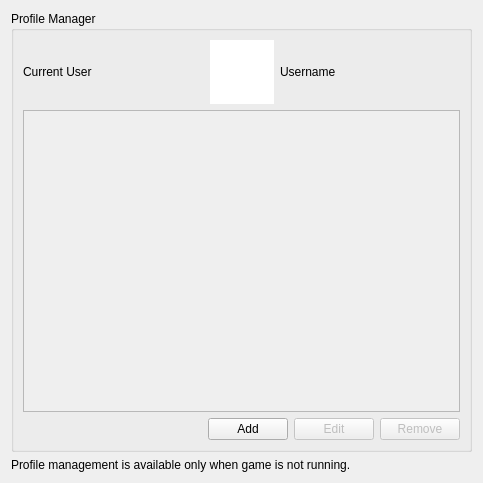
<?xml version="1.0" encoding="UTF-8"?>
<ui version="4.0">
 <class>ConfigureProfileManager</class>
 <widget class="QWidget" name="ConfigureProfileManager">
  <property name="geometry">
   <rect>
    <x>0</x>
    <y>0</y>
    <width>483</width>
    <height>483</height>
   </rect>
  </property>
  <property name="windowTitle">
   <string>Form</string>
  </property>
  <property name="accessibleName">
   <string>Profiles</string>
  </property>
  <layout class="QHBoxLayout" name="horizontalLayout">
   <item>
    <layout class="QVBoxLayout" name="verticalLayout">
     <item>
      <widget class="QGroupBox" name="gridGroupBox">
       <property name="title">
        <string>Profile Manager</string>
       </property>
       <layout class="QGridLayout" name="gridLayout_2">
        <property name="sizeConstraint">
         <enum>QLayout::SizeConstraint::SetNoConstraint</enum>
        </property>
        <item row="0" column="0">
         <layout class="QHBoxLayout" name="horizontalLayout_2">
          <item>
           <widget class="QLabel" name="label">
            <property name="sizePolicy">
             <sizepolicy hsizetype="Preferred" vsizetype="Minimum">
              <horstretch>0</horstretch>
              <verstretch>0</verstretch>
             </sizepolicy>
            </property>
            <property name="text">
             <string>Current User</string>
            </property>
           </widget>
          </item>
          <item>
           <widget class="QGraphicsView" name="current_user_icon">
            <property name="minimumSize">
             <size>
              <width>64</width>
              <height>64</height>
             </size>
            </property>
            <property name="maximumSize">
             <size>
              <width>64</width>
              <height>64</height>
             </size>
            </property>
            <property name="frameShape">
             <enum>QFrame::Shape::NoFrame</enum>
            </property>
            <property name="frameShadow">
             <enum>QFrame::Shadow::Plain</enum>
            </property>
            <property name="verticalScrollBarPolicy">
             <enum>Qt::ScrollBarPolicy::ScrollBarAlwaysOff</enum>
            </property>
            <property name="horizontalScrollBarPolicy">
             <enum>Qt::ScrollBarPolicy::ScrollBarAlwaysOff</enum>
            </property>
            <property name="interactive">
             <bool>false</bool>
            </property>
           </widget>
          </item>
          <item>
           <widget class="QLabel" name="current_user_username">
            <property name="sizePolicy">
             <sizepolicy hsizetype="Preferred" vsizetype="Minimum">
              <horstretch>0</horstretch>
              <verstretch>0</verstretch>
             </sizepolicy>
            </property>
            <property name="text">
             <string>Username</string>
            </property>
           </widget>
          </item>
         </layout>
        </item>
        <item row="1" column="0">
         <widget class="QScrollArea" name="scrollArea">
          <property name="sizePolicy">
           <sizepolicy hsizetype="Expanding" vsizetype="Expanding">
            <horstretch>0</horstretch>
            <verstretch>0</verstretch>
           </sizepolicy>
          </property>
          <property name="frameShape">
           <enum>QFrame::Shape::StyledPanel</enum>
          </property>
          <property name="widgetResizable">
           <bool>false</bool>
          </property>
         </widget>
        </item>
        <item row="2" column="0">
         <layout class="QHBoxLayout" name="horizontalLayout_3">
          <item>
           <spacer name="horizontalSpacer">
            <property name="orientation">
             <enum>Qt::Orientation::Horizontal</enum>
            </property>
            <property name="sizeHint" stdset="0">
             <size>
              <width>40</width>
              <height>20</height>
             </size>
            </property>
           </spacer>
          </item>
          <item>
           <widget class="QPushButton" name="pm_add">
            <property name="text">
             <string>Add</string>
            </property>
           </widget>
          </item>
          <item>
           <widget class="QPushButton" name="pm_rename">
            <property name="enabled">
             <bool>false</bool>
            </property>
            <property name="text">
             <string>Edit</string>
            </property>
           </widget>
          </item>
          <item>
           <widget class="QPushButton" name="pm_remove">
            <property name="enabled">
             <bool>false</bool>
            </property>
            <property name="text">
             <string>Remove</string>
            </property>
           </widget>
          </item>
         </layout>
        </item>
       </layout>
      </widget>
     </item>
     <item>
      <widget class="QLabel" name="label_disable_info">
       <property name="text">
        <string>Profile management is available only when game is not running.</string>
       </property>
       <property name="wordWrap">
        <bool>true</bool>
       </property>
      </widget>
     </item>
    </layout>
   </item>
  </layout>
 </widget>
 <resources/>
 <connections/>
</ui>
